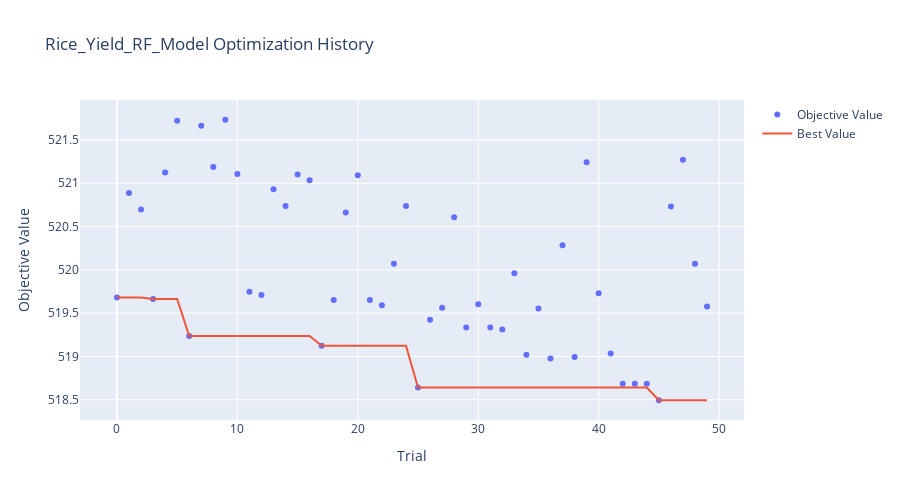
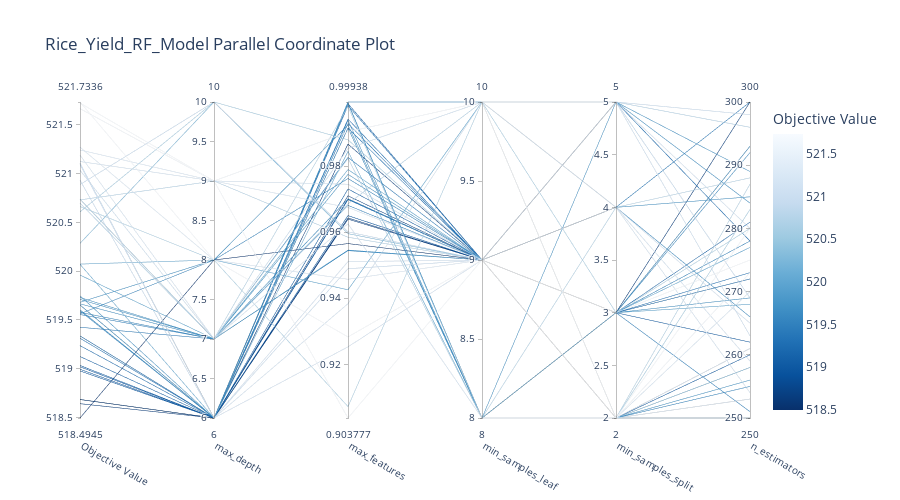
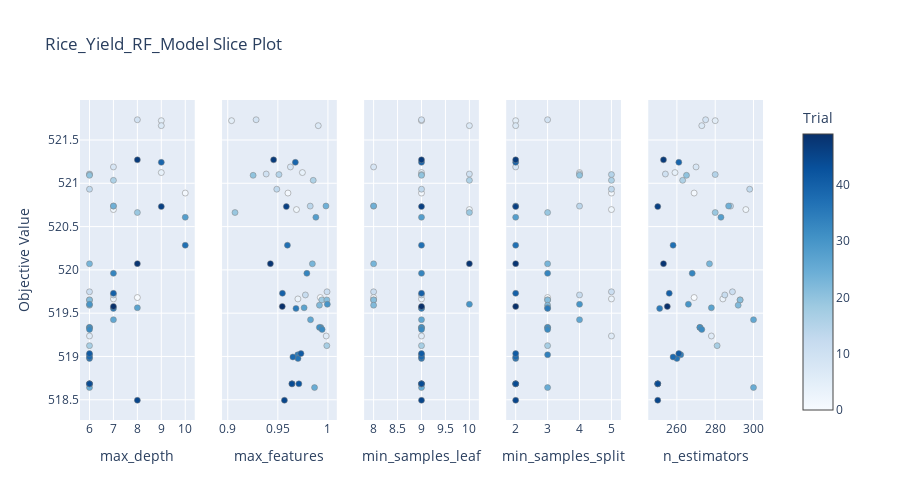
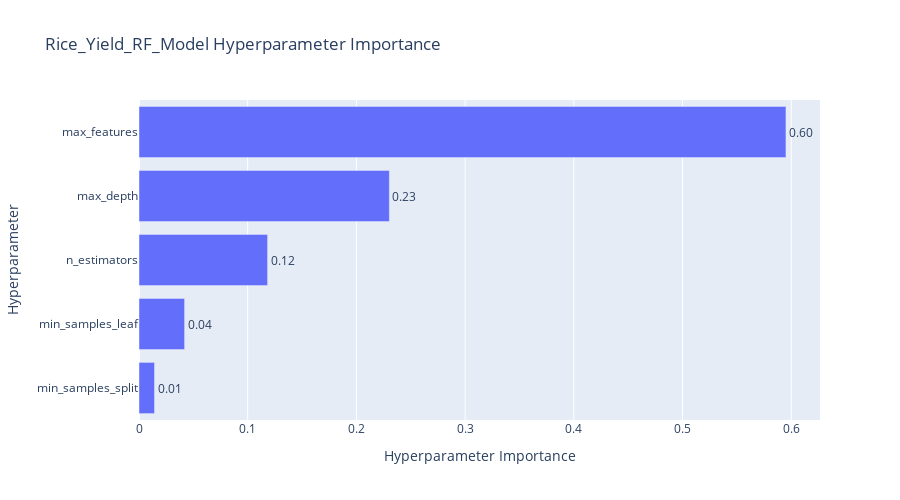

Notebook cell for these charts, in order:
### Markdown cell above
### 6. Visualizing Optimization
We generate charts to understand the tuning process. These visual tools show us which specific settings had the biggest impact on reducing the model's error and how the optimization improved over time.

### Code cell
# --- OPTUNA VISUALIZATIONS ---
name = f"{CHOSEN_CROP.capitalize()}_Yield_RF_Model"

# 1. Optimization History
fig = plot_optimization_history(study)
fig.update_layout(title=f'{name} Optimization History', width=900, height=500)
fig.show()

# 2. Parallel Coordinate (Hyperparameter Relationships)
fig = plot_parallel_coordinate(study)
fig.update_layout(title=f'{name} Parallel Coordinate Plot', width=900, height=500)
fig.show()

# 3. Slice Plot (Individual Parameter impact)
fig = plot_slice(study)
fig.update_layout(title=f'{name} Slice Plot', width=900, height=500)
fig.show()

# 4. Parameter Importance
try:
    fig = plot_param_importances(study)
    fig.update_layout(title=f'{name} Hyperparameter Importance', width=900, height=500)
    fig.show()
except (ValueError, RuntimeError) as e:
    print(f'Could not plot parameter importance: {e}')

### Figure 1 — Plotly figure (JSON) as saved in the notebook; plotly's stock layout.template omitted (floating-point values rounded to 4 significant figures)
{"data": [{"mode": "markers", "name": "Objective Value", "type": "scatter", "x": [0, 1, 2, 3, 4, 5, 6, 7, 8, 9, 10, 11, 12, 13, 14, 15, 16, 17, 18, 19, 20, 21, 22, 23, 24, 25, 26, 27, 28, 29, 30, 31, 32, 33, 34, 35, 36, 37, 38, 39, 40, 41, 42, 43, 44, 45, 46, 47, 48, 49], "y": [519.7, 520.9, 520.7, 519.7, 521.1, 521.7, 519.2, 521.7, 521.2, 521.7, 521.1, 519.7, 519.7, 520.9, 520.7, 521.1, 521.0, 519.1, 519.7, 520.7, 521.1, 519.7, 519.6, 520.1, 520.7, 518.6, 519.4, 519.6, 520.6, 519.3, 519.6, 519.3, 519.3, 520.0, 519.0, 519.6, 519.0, 520.3, 519.0, 521.2, 519.7, 519.0, 518.7, 518.7, 518.7, 518.5, 520.7, 521.3, 520.1, 519.6]}, {"mode": "lines", "name": "Best Value", "type": "scatter", "x": [0, 1, 2, 3, 4, 5, 6, 7, 8, 9, 10, 11, 12, 13, 14, 15, 16, 17, 18, 19, 20, 21, 22, 23, 24, 25, 26, 27, 28, 29, 30, 31, 32, 33, 34, 35, 36, 37, 38, 39, 40, 41, 42, 43, 44, 45, 46, 47, 48, 49], "y": [519.7, 519.7, 519.7, 519.7, 519.7, 519.7, 519.2, 519.2, 519.2, 519.2, 519.2, 519.2, 519.2, 519.2, 519.2, 519.2, 519.2, 519.1, 519.1, 519.1, 519.1, 519.1, 519.1, 519.1, 519.1, 518.6, 518.6, 518.6, 518.6, 518.6, 518.6, 518.6, 518.6, 518.6, 518.6, 518.6, 518.6, 518.6, 518.6, 518.6, 518.6, 518.6, 518.6, 518.6, 518.6, 518.5, 518.5, 518.5, 518.5, 518.5]}, {"marker": {"color": "#cccccc"}, "mode": "markers", "name": "Infeasible Trial", "showlegend": false, "type": "scatter", "x": [], "y": []}], "layout": {"height": 500, "title": {"text": "Rice_Yield_RF_Model Optimization History"}, "width": 900, "xaxis": {"title": {"text": "Trial"}}, "yaxis": {"title": {"text": "Objective Value"}}}}

### Figure 2 — Plotly figure (JSON) as saved in the notebook; plotly's stock layout.template omitted (floating-point values rounded to 4 significant figures)
{"data": [{"dimensions": [{"label": "Objective Value", "range": [518.5, 521.7], "values": [519.7, 520.9, 520.7, 519.7, 521.1, 521.7, 519.2, 521.7, 521.2, 521.7, 521.1, 519.7, 519.7, 520.9, 520.7, 521.1, 521.0, 519.1, 519.7, 520.7, 521.1, 519.7, 519.6, 520.1, 520.7, 518.6, 519.4, 519.6, 520.6, 519.3, 519.6, 519.3, 519.3, 520.0, 519.0, 519.6, 519.0, 520.3, 519.0, 521.2, 519.7, 519.0, 518.7, 518.7, 518.7, 518.5, 520.7, 521.3, 520.1, 519.6]}, {"label": "max_depth", "range": [6, 10], "values": [8, 10, 7, 7, 9, 9, 6, 9, 7, 8, 6, 6, 7, 6, 7, 6, 7, 6, 6, 8, 6, 6, 6, 6, 7, 6, 7, 8, 10, 6, 6, 6, 6, 7, 6, 7, 6, 10, 6, 9, 7, 6, 6, 6, 6, 8, 9, 8, 8, 7]}, {"label": "max_features", "range": [0.9038, 0.9994], "values": [0.9924, 0.9601, 0.9686, 0.97, 0.9745, 0.9038, 0.9983, 0.9904, 0.9625, 0.9283, 0.9384, 0.9991, 0.9775, 0.9489, 0.9823, 0.9511, 0.9853, 0.9989, 0.9938, 0.9072, 0.9253, 0.9989, 0.9915, 0.9845, 0.998, 0.9866, 0.9826, 0.9762, 0.9879, 0.9929, 0.9994, 0.9915, 0.9942, 0.9789, 0.9699, 0.9681, 0.9701, 0.9595, 0.965, 0.9675, 0.9546, 0.9731, 0.971, 0.9643, 0.9639, 0.9565, 0.9585, 0.9458, 0.9426, 0.9544]}, {"label": "min_samples_leaf", "range": [8, 10], "values": [8, 9, 10, 9, 9, 9, 9, 10, 8, 9, 10, 8, 9, 9, 8, 9, 10, 9, 8, 10, 9, 8, 8, 8, 8, 9, 9, 9, 9, 9, 10, 9, 9, 9, 9, 9, 9, 9, 9, 9, 9, 9, 9, 9, 9, 9, 9, 9, 10, 9]}, {"label": "min_samples_split", "range": [2, 5], "values": [3, 5, 5, 5, 4, 2, 5, 2, 2, 3, 4, 5, 4, 5, 4, 5, 5, 3, 3, 3, 4, 3, 3, 3, 2, 3, 4, 3, 2, 3, 4, 3, 3, 3, 3, 3, 2, 2, 2, 2, 2, 2, 2, 2, 2, 2, 2, 2, 2, 2]}, {"label": "n_estimators", "range": [250, 300], "values": [269, 269, 296, 284, 259, 280, 278, 273, 270, 275, 254, 289, 285, 298, 288, 280, 263, 281, 293, 280, 265, 293, 292, 277, 287, 300, 300, 278, 283, 272, 266, 272, 273, 268, 262, 251, 260, 258, 258, 261, 256, 261, 250, 250, 250, 250, 250, 253, 253, 255]}], "labelangle": 30, "labelside": "bottom", "line": {"color": [519.7, 520.9, 520.7, 519.7, 521.1, 521.7, 519.2, 521.7, 521.2, 521.7, 521.1, 519.7, 519.7, 520.9, 520.7, 521.1, 521.0, 519.1, 519.7, 520.7, 521.1, 519.7, 519.6, 520.1, 520.7, 518.6, 519.4, 519.6, 520.6, 519.3, 519.6, 519.3, 519.3, 520.0, 519.0, 519.6, 519.0, 520.3, 519.0, 521.2, 519.7, 519.0, 518.7, 518.7, 518.7, 518.5, 520.7, 521.3, 520.1, 519.6], "colorbar": {"title": {"text": "Objective Value"}}, "colorscale": [[0, "rgb(247,251,255)"], [0.125, "rgb(222,235,247)"], [0.25, "rgb(198,219,239)"], [0.375, "rgb(158,202,225)"], [0.5, "rgb(107,174,214)"], [0.625, "rgb(66,146,198)"], [0.75, "rgb(33,113,181)"], [0.875, "rgb(8,81,156)"], [1, "rgb(8,48,107)"]], "reversescale": true, "showscale": true}, "type": "parcoords"}], "layout": {"height": 500, "title": {"text": "Rice_Yield_RF_Model Parallel Coordinate Plot"}, "width": 900}}

### Figure 3 — Plotly figure (JSON) as saved in the notebook; plotly's stock layout.template omitted (floating-point values rounded to 4 significant figures)
{"data": [{"marker": {"color": [0, 1, 2, 3, 4, 5, 6, 7, 8, 9, 10, 11, 12, 13, 14, 15, 16, 17, 18, 19, 20, 21, 22, 23, 24, 25, 26, 27, 28, 29, 30, 31, 32, 33, 34, 35, 36, 37, 38, 39, 40, 41, 42, 43, 44, 45, 46, 47, 48, 49], "colorbar": {"title": {"text": "Trial"}, "x": 1, "xpad": 40}, "colorscale": [[0, "rgb(247,251,255)"], [0.125, "rgb(222,235,247)"], [0.25, "rgb(198,219,239)"], [0.375, "rgb(158,202,225)"], [0.5, "rgb(107,174,214)"], [0.625, "rgb(66,146,198)"], [0.75, "rgb(33,113,181)"], [0.875, "rgb(8,81,156)"], [1, "rgb(8,48,107)"]], "line": {"color": "Grey", "width": 0.5}, "showscale": true}, "mode": "markers", "name": "Feasible Trial", "showlegend": false, "type": "scatter", "x": [8, 10, 7, 7, 9, 9, 6, 9, 7, 8, 6, 6, 7, 6, 7, 6, 7, 6, 6, 8, 6, 6, 6, 6, 7, 6, 7, 8, 10, 6, 6, 6, 6, 7, 6, 7, 6, 10, 6, 9, 7, 6, 6, 6, 6, 8, 9, 8, 8, 7], "xaxis": "x", "y": [519.7, 520.9, 520.7, 519.7, 521.1, 521.7, 519.2, 521.7, 521.2, 521.7, 521.1, 519.7, 519.7, 520.9, 520.7, 521.1, 521.0, 519.1, 519.7, 520.7, 521.1, 519.7, 519.6, 520.1, 520.7, 518.6, 519.4, 519.6, 520.6, 519.3, 519.6, 519.3, 519.3, 520.0, 519.0, 519.6, 519.0, 520.3, 519.0, 521.2, 519.7, 519.0, 518.7, 518.7, 518.7, 518.5, 520.7, 521.3, 520.1, 519.6], "yaxis": "y"}, {"marker": {"color": [0, 1, 2, 3, 4, 5, 6, 7, 8, 9, 10, 11, 12, 13, 14, 15, 16, 17, 18, 19, 20, 21, 22, 23, 24, 25, 26, 27, 28, 29, 30, 31, 32, 33, 34, 35, 36, 37, 38, 39, 40, 41, 42, 43, 44, 45, 46, 47, 48, 49], "colorbar": {"title": {"text": "Trial"}, "x": 1, "xpad": 40}, "colorscale": [[0, "rgb(247,251,255)"], [0.125, "rgb(222,235,247)"], [0.25, "rgb(198,219,239)"], [0.375, "rgb(158,202,225)"], [0.5, "rgb(107,174,214)"], [0.625, "rgb(66,146,198)"], [0.75, "rgb(33,113,181)"], [0.875, "rgb(8,81,156)"], [1, "rgb(8,48,107)"]], "line": {"color": "Grey", "width": 0.5}, "showscale": false}, "mode": "markers", "name": "Feasible Trial", "showlegend": false, "type": "scatter", "x": [0.9924, 0.9601, 0.9686, 0.97, 0.9745, 0.9038, 0.9983, 0.9904, 0.9625, 0.9283, 0.9384, 0.9991, 0.9775, 0.9489, 0.9823, 0.9511, 0.9853, 0.9989, 0.9938, 0.9072, 0.9253, 0.9989, 0.9915, 0.9845, 0.998, 0.9866, 0.9826, 0.9762, 0.9879, 0.9929, 0.9994, 0.9915, 0.9942, 0.9789, 0.9699, 0.9681, 0.9701, 0.9595, 0.965, 0.9675, 0.9546, 0.9731, 0.971, 0.9643, 0.9639, 0.9565, 0.9585, 0.9458, 0.9426, 0.9544], "xaxis": "x2", "y": [519.7, 520.9, 520.7, 519.7, 521.1, 521.7, 519.2, 521.7, 521.2, 521.7, 521.1, 519.7, 519.7, 520.9, 520.7, 521.1, 521.0, 519.1, 519.7, 520.7, 521.1, 519.7, 519.6, 520.1, 520.7, 518.6, 519.4, 519.6, 520.6, 519.3, 519.6, 519.3, 519.3, 520.0, 519.0, 519.6, 519.0, 520.3, 519.0, 521.2, 519.7, 519.0, 518.7, 518.7, 518.7, 518.5, 520.7, 521.3, 520.1, 519.6], "yaxis": "y2"}, {"marker": {"color": [0, 1, 2, 3, 4, 5, 6, 7, 8, 9, 10, 11, 12, 13, 14, 15, 16, 17, 18, 19, 20, 21, 22, 23, 24, 25, 26, 27, 28, 29, 30, 31, 32, 33, 34, 35, 36, 37, 38, 39, 40, 41, 42, 43, 44, 45, 46, 47, 48, 49], "colorbar": {"title": {"text": "Trial"}, "x": 1, "xpad": 40}, "colorscale": [[0, "rgb(247,251,255)"], [0.125, "rgb(222,235,247)"], [0.25, "rgb(198,219,239)"], [0.375, "rgb(158,202,225)"], [0.5, "rgb(107,174,214)"], [0.625, "rgb(66,146,198)"], [0.75, "rgb(33,113,181)"], [0.875, "rgb(8,81,156)"], [1, "rgb(8,48,107)"]], "line": {"color": "Grey", "width": 0.5}, "showscale": false}, "mode": "markers", "name": "Feasible Trial", "showlegend": false, "type": "scatter", "x": [8, 9, 10, 9, 9, 9, 9, 10, 8, 9, 10, 8, 9, 9, 8, 9, 10, 9, 8, 10, 9, 8, 8, 8, 8, 9, 9, 9, 9, 9, 10, 9, 9, 9, 9, 9, 9, 9, 9, 9, 9, 9, 9, 9, 9, 9, 9, 9, 10, 9], "xaxis": "x3", "y": [519.7, 520.9, 520.7, 519.7, 521.1, 521.7, 519.2, 521.7, 521.2, 521.7, 521.1, 519.7, 519.7, 520.9, 520.7, 521.1, 521.0, 519.1, 519.7, 520.7, 521.1, 519.7, 519.6, 520.1, 520.7, 518.6, 519.4, 519.6, 520.6, 519.3, 519.6, 519.3, 519.3, 520.0, 519.0, 519.6, 519.0, 520.3, 519.0, 521.2, 519.7, 519.0, 518.7, 518.7, 518.7, 518.5, 520.7, 521.3, 520.1, 519.6], "yaxis": "y3"}, {"marker": {"color": [0, 1, 2, 3, 4, 5, 6, 7, 8, 9, 10, 11, 12, 13, 14, 15, 16, 17, 18, 19, 20, 21, 22, 23, 24, 25, 26, 27, 28, 29, 30, 31, 32, 33, 34, 35, 36, 37, 38, 39, 40, 41, 42, 43, 44, 45, 46, 47, 48, 49], "colorbar": {"title": {"text": "Trial"}, "x": 1, "xpad": 40}, "colorscale": [[0, "rgb(247,251,255)"], [0.125, "rgb(222,235,247)"], [0.25, "rgb(198,219,239)"], [0.375, "rgb(158,202,225)"], [0.5, "rgb(107,174,214)"], [0.625, "rgb(66,146,198)"], [0.75, "rgb(33,113,181)"], [0.875, "rgb(8,81,156)"], [1, "rgb(8,48,107)"]], "line": {"color": "Grey", "width": 0.5}, "showscale": false}, "mode": "markers", "name": "Feasible Trial", "showlegend": false, "type": "scatter", "x": [3, 5, 5, 5, 4, 2, 5, 2, 2, 3, 4, 5, 4, 5, 4, 5, 5, 3, 3, 3, 4, 3, 3, 3, 2, 3, 4, 3, 2, 3, 4, 3, 3, 3, 3, 3, 2, 2, 2, 2, 2, 2, 2, 2, 2, 2, 2, 2, 2, 2], "xaxis": "x4", "y": [519.7, 520.9, 520.7, 519.7, 521.1, 521.7, 519.2, 521.7, 521.2, 521.7, 521.1, 519.7, 519.7, 520.9, 520.7, 521.1, 521.0, 519.1, 519.7, 520.7, 521.1, 519.7, 519.6, 520.1, 520.7, 518.6, 519.4, 519.6, 520.6, 519.3, 519.6, 519.3, 519.3, 520.0, 519.0, 519.6, 519.0, 520.3, 519.0, 521.2, 519.7, 519.0, 518.7, 518.7, 518.7, 518.5, 520.7, 521.3, 520.1, 519.6], "yaxis": "y4"}, {"marker": {"color": [0, 1, 2, 3, 4, 5, 6, 7, 8, 9, 10, 11, 12, 13, 14, 15, 16, 17, 18, 19, 20, 21, 22, 23, 24, 25, 26, 27, 28, 29, 30, 31, 32, 33, 34, 35, 36, 37, 38, 39, 40, 41, 42, 43, 44, 45, 46, 47, 48, 49], "colorbar": {"title": {"text": "Trial"}, "x": 1, "xpad": 40}, "colorscale": [[0, "rgb(247,251,255)"], [0.125, "rgb(222,235,247)"], [0.25, "rgb(198,219,239)"], [0.375, "rgb(158,202,225)"], [0.5, "rgb(107,174,214)"], [0.625, "rgb(66,146,198)"], [0.75, "rgb(33,113,181)"], [0.875, "rgb(8,81,156)"], [1, "rgb(8,48,107)"]], "line": {"color": "Grey", "width": 0.5}, "showscale": false}, "mode": "markers", "name": "Feasible Trial", "showlegend": false, "type": "scatter", "x": [269, 269, 296, 284, 259, 280, 278, 273, 270, 275, 254, 289, 285, 298, 288, 280, 263, 281, 293, 280, 265, 293, 292, 277, 287, 300, 300, 278, 283, 272, 266, 272, 273, 268, 262, 251, 260, 258, 258, 261, 256, 261, 250, 250, 250, 250, 250, 253, 253, 255], "xaxis": "x5", "y": [519.7, 520.9, 520.7, 519.7, 521.1, 521.7, 519.2, 521.7, 521.2, 521.7, 521.1, 519.7, 519.7, 520.9, 520.7, 521.1, 521.0, 519.1, 519.7, 520.7, 521.1, 519.7, 519.6, 520.1, 520.7, 518.6, 519.4, 519.6, 520.6, 519.3, 519.6, 519.3, 519.3, 520.0, 519.0, 519.6, 519.0, 520.3, 519.0, 521.2, 519.7, 519.0, 518.7, 518.7, 518.7, 518.5, 520.7, 521.3, 520.1, 519.6], "yaxis": "y5"}], "layout": {"height": 500, "title": {"text": "Rice_Yield_RF_Model Slice Plot"}, "width": 900, "xaxis": {"anchor": "y", "domain": [0, 0.168], "title": {"text": "max_depth"}}, "xaxis2": {"anchor": "y2", "domain": [0.208, 0.376], "title": {"text": "max_features"}}, "xaxis3": {"anchor": "y3", "domain": [0.416, 0.584], "title": {"text": "min_samples_leaf"}}, "xaxis4": {"anchor": "y4", "domain": [0.624, 0.792], "title": {"text": "min_samples_split"}}, "xaxis5": {"anchor": "y5", "domain": [0.832, 1], "title": {"text": "n_estimators"}}, "yaxis": {"anchor": "x", "domain": [0, 1], "title": {"text": "Objective Value"}}, "yaxis2": {"anchor": "x2", "domain": [0, 1], "matches": "y", "showticklabels": false}, "yaxis3": {"anchor": "x3", "domain": [0, 1], "matches": "y", "showticklabels": false}, "yaxis4": {"anchor": "x4", "domain": [0, 1], "matches": "y", "showticklabels": false}, "yaxis5": {"anchor": "x5", "domain": [0, 1], "matches": "y", "showticklabels": false}}}

### Figure 4 — Plotly figure (JSON) as saved in the notebook; plotly's stock layout.template omitted (floating-point values rounded to 4 significant figures)
{"data": [{"cliponaxis": false, "hovertemplate": ["min_samples_split (IntDistribution): 0.014282569025763654<extra></extra>", "min_samples_leaf (IntDistribution): 0.04195579643723983<extra></extra>", "n_estimators (IntDistribution): 0.11828862151462907<extra></extra>", "max_depth (IntDistribution): 0.23031915283663876<extra></extra>", "max_features (FloatDistribution): 0.5951538601857287<extra></extra>"], "name": "Objective Value", "orientation": "h", "text": ["0.01", "0.04", "0.12", "0.23", "0.60"], "textposition": "outside", "type": "bar", "x": [0.01428, 0.04196, 0.1183, 0.2303, 0.5952], "y": ["min_samples_split", "min_samples_leaf", "n_estimators", "max_depth", "max_features"]}], "layout": {"height": 500, "title": {"text": "Rice_Yield_RF_Model Hyperparameter Importance"}, "width": 900, "xaxis": {"title": {"text": "Hyperparameter Importance"}}, "yaxis": {"title": {"text": "Hyperparameter"}}}}
